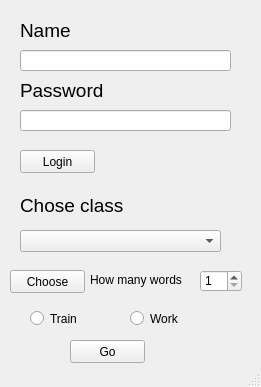
<?xml version="1.0" encoding="UTF-8"?>
<ui version="4.0">
 <class>MainWindow</class>
 <widget class="QMainWindow" name="MainWindow">
  <property name="geometry">
   <rect>
    <x>0</x>
    <y>0</y>
    <width>261</width>
    <height>387</height>
   </rect>
  </property>
  <property name="windowTitle">
   <string>Wocabee Bot</string>
  </property>
  <widget class="QWidget" name="centralwidget">
   <widget class="QLineEdit" name="nickForm">
    <property name="geometry">
     <rect>
      <x>20</x>
      <y>50</y>
      <width>211</width>
      <height>21</height>
     </rect>
    </property>
    <property name="font">
     <font>
      <pointsize>12</pointsize>
     </font>
    </property>
    <property name="text">
     <string/>
    </property>
   </widget>
   <widget class="QLabel" name="nickLabel">
    <property name="geometry">
     <rect>
      <x>20</x>
      <y>15</y>
      <width>211</width>
      <height>31</height>
     </rect>
    </property>
    <property name="font">
     <font>
      <pointsize>14</pointsize>
     </font>
    </property>
    <property name="text">
     <string>Name</string>
    </property>
   </widget>
   <widget class="QLineEdit" name="passwordForm">
    <property name="geometry">
     <rect>
      <x>20</x>
      <y>110</y>
      <width>211</width>
      <height>21</height>
     </rect>
    </property>
    <property name="font">
     <font>
      <pointsize>12</pointsize>
     </font>
    </property>
    <property name="text">
     <string/>
    </property>
    <property name="echoMode">
     <enum>QLineEdit::Password</enum>
    </property>
   </widget>
   <widget class="QLabel" name="passwordLabel">
    <property name="geometry">
     <rect>
      <x>20</x>
      <y>75</y>
      <width>211</width>
      <height>31</height>
     </rect>
    </property>
    <property name="font">
     <font>
      <pointsize>14</pointsize>
     </font>
    </property>
    <property name="text">
     <string>Password</string>
    </property>
   </widget>
   <widget class="QComboBox" name="chooseClassBox">
    <property name="geometry">
     <rect>
      <x>20</x>
      <y>230</y>
      <width>201</width>
      <height>22</height>
     </rect>
    </property>
   </widget>
   <widget class="QLabel" name="chooseClassLabel">
    <property name="geometry">
     <rect>
      <x>20</x>
      <y>190</y>
      <width>201</width>
      <height>31</height>
     </rect>
    </property>
    <property name="font">
     <font>
      <pointsize>14</pointsize>
     </font>
    </property>
    <property name="text">
     <string>Chose class</string>
    </property>
   </widget>
   <widget class="QPushButton" name="loginButton">
    <property name="geometry">
     <rect>
      <x>20</x>
      <y>150</y>
      <width>75</width>
      <height>23</height>
     </rect>
    </property>
    <property name="text">
     <string>Login</string>
    </property>
    <property name="checkable">
     <bool>false</bool>
    </property>
   </widget>
   <widget class="QRadioButton" name="trainButton">
    <property name="geometry">
     <rect>
      <x>30</x>
      <y>310</y>
      <width>82</width>
      <height>17</height>
     </rect>
    </property>
    <property name="text">
     <string>Train</string>
    </property>
   </widget>
   <widget class="QRadioButton" name="workButton">
    <property name="geometry">
     <rect>
      <x>130</x>
      <y>310</y>
      <width>82</width>
      <height>17</height>
     </rect>
    </property>
    <property name="text">
     <string>Work</string>
    </property>
   </widget>
   <widget class="QPushButton" name="goButton">
    <property name="geometry">
     <rect>
      <x>70</x>
      <y>340</y>
      <width>75</width>
      <height>23</height>
     </rect>
    </property>
    <property name="text">
     <string>Go</string>
    </property>
   </widget>
   <widget class="QPushButton" name="choose">
    <property name="geometry">
     <rect>
      <x>10</x>
      <y>270</y>
      <width>75</width>
      <height>23</height>
     </rect>
    </property>
    <property name="text">
     <string>Choose</string>
    </property>
   </widget>
   <widget class="QSpinBox" name="numOfWords">
    <property name="geometry">
     <rect>
      <x>200</x>
      <y>270</y>
      <width>42</width>
      <height>22</height>
     </rect>
    </property>
    <property name="minimum">
     <number>1</number>
    </property>
   </widget>
   <widget class="QLabel" name="numOfWordsLabel">
    <property name="geometry">
     <rect>
      <x>90</x>
      <y>270</y>
      <width>101</width>
      <height>20</height>
     </rect>
    </property>
    <property name="text">
     <string>How many words</string>
    </property>
   </widget>
  </widget>
  <widget class="QStatusBar" name="statusbar"/>
 </widget>
 <resources/>
 <connections/>
</ui>
